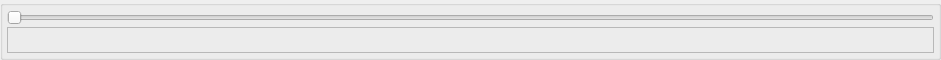
<ui version="4.0" >
 <class>TTStreamNavigatorWidget</class>
 <widget class="QWidget" name="TTStreamNavigatorWidget" >
  <property name="geometry" >
   <rect>
    <x>0</x>
    <y>0</y>
    <width>941</width>
    <height>60</height>
   </rect>
  </property>
  <property name="windowTitle" >
   <string>Form</string>
  </property>
  <layout class="QGridLayout" >
   <property name="margin" >
    <number>0</number>
   </property>
   <property name="spacing" >
    <number>4</number>
   </property>
   <item row="0" column="0" >
    <widget class="QGroupBox" name="gbSlider" >
     <property name="minimumSize" >
      <size>
       <width>640</width>
       <height>60</height>
      </size>
     </property>
     <property name="title" >
      <string/>
     </property>
     <layout class="QGridLayout" >
      <property name="margin" >
       <number>4</number>
      </property>
      <property name="spacing" >
       <number>2</number>
      </property>
      <item row="0" column="0" >
       <widget class="QSlider" name="videoSlider" >
        <property name="orientation" >
         <enum>Qt::Horizontal</enum>
        </property>
        <property name="invertedControls" >
         <bool>true</bool>
        </property>
       </widget>
      </item>
      <item row="1" column="0" >
       <widget class="TTNavigatorDisplay" name="navigatorDisplay" >
        <property name="minimumSize" >
         <size>
          <width>0</width>
          <height>8</height>
         </size>
        </property>
        <property name="frameShape" >
         <enum>QFrame::StyledPanel</enum>
        </property>
        <property name="frameShadow" >
         <enum>QFrame::Sunken</enum>
        </property>
       </widget>
      </item>
     </layout>
    </widget>
   </item>
  </layout>
 </widget>
 <customwidgets>
  <customwidget>
   <class>TTNavigatorDisplay</class>
   <extends>QFrame</extends>
   <header>../gui/ttnavigatordisplay.h</header>
   <container>1</container>
  </customwidget>
 </customwidgets>
 <resources/>
 <connections/>
</ui>
